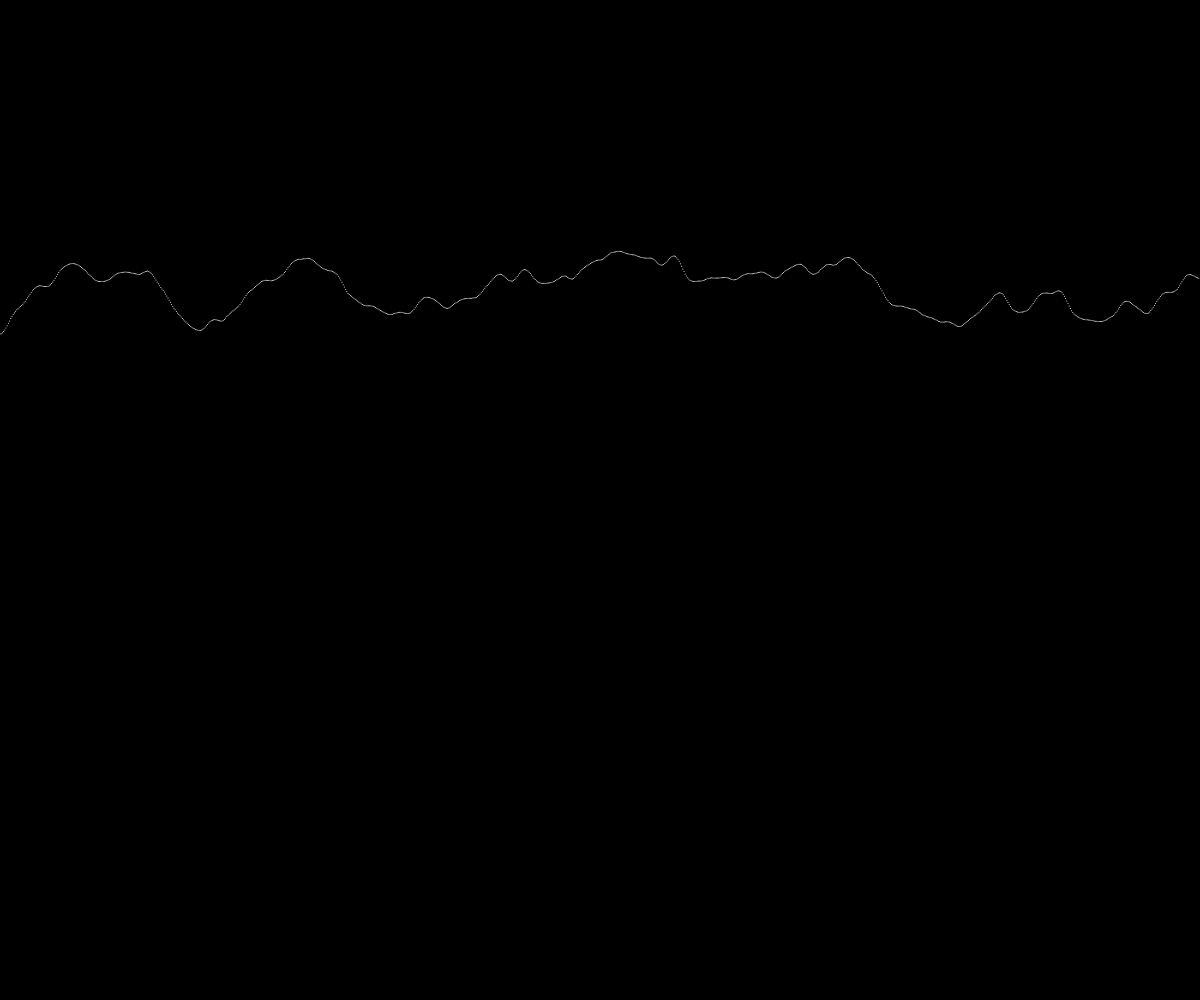
Frame 1 (no input)
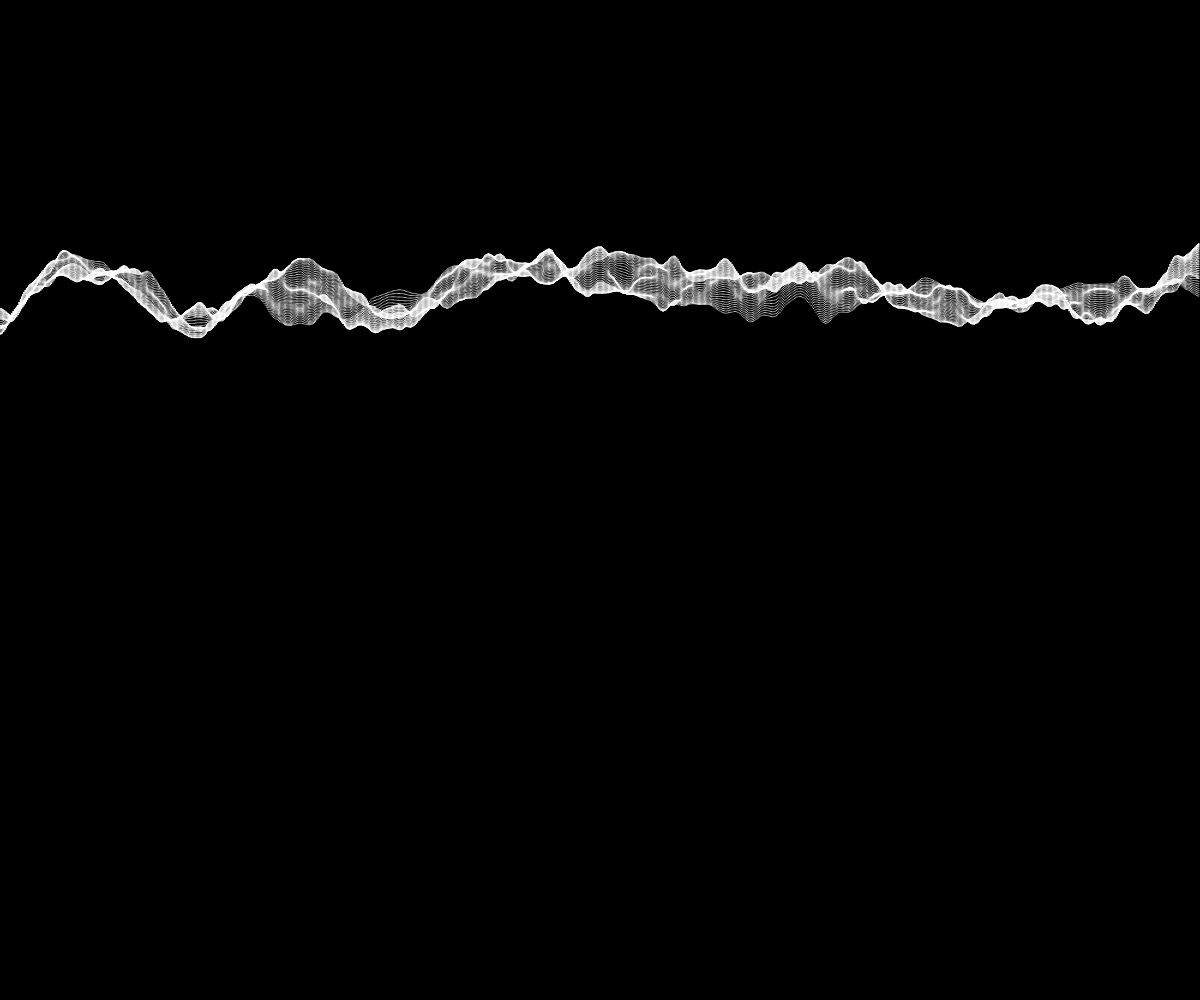
Frame 60 (no input)
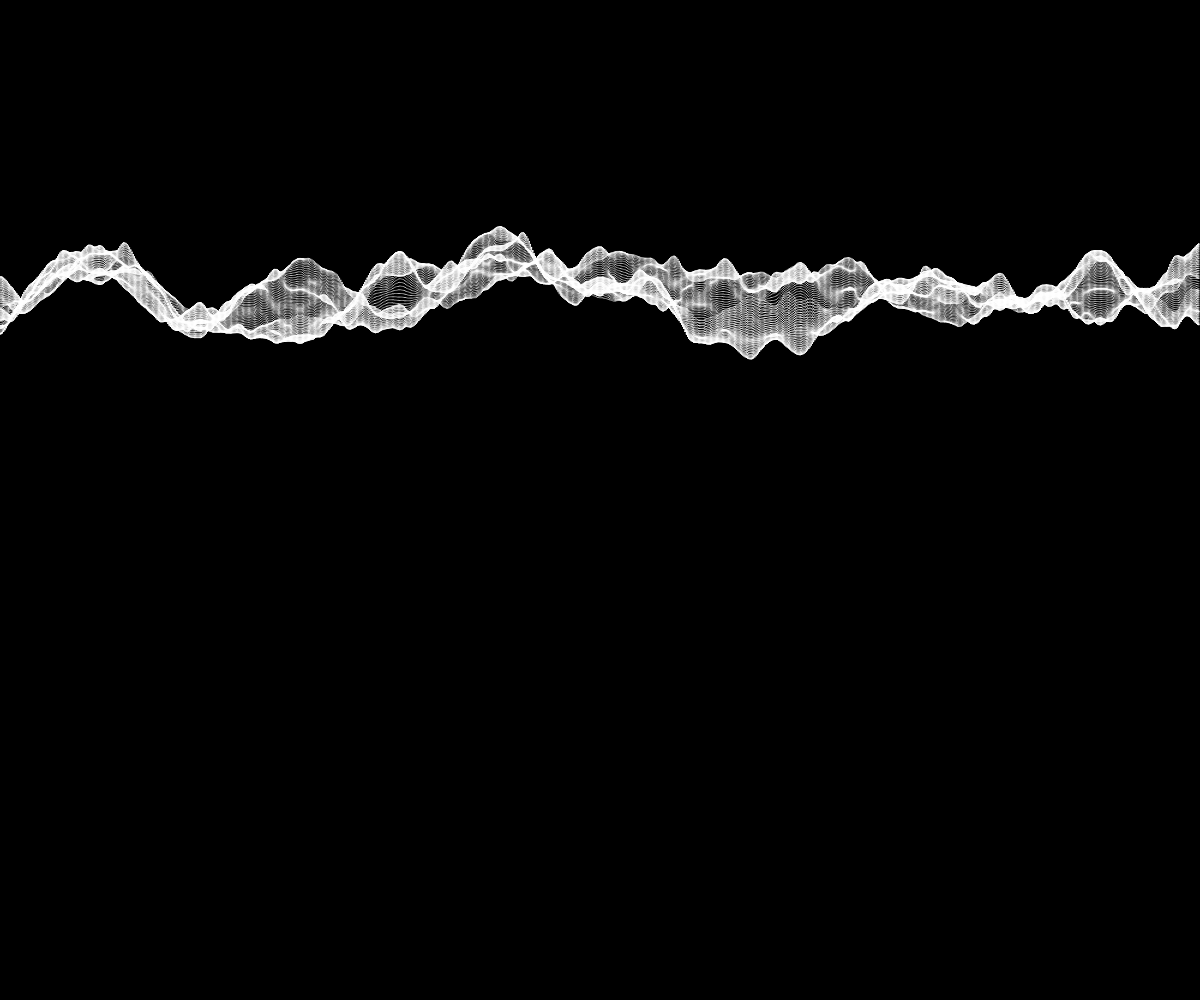
Frame 120 (the mouse pressed at the canvas centre since frame 60)

The p5.js sketch that drew these frames (run headless with seeded random() and noise() and a simulated clock; from frame 60 on, the mouse is pressed at the canvas centre):

// p5.js sketch
// ── sketch.js
// let g;
// let o;
// let u;
// let p;

function setup() {
    createCanvas(windowWidth, windowHeight);
    colorMode(RGB, 255, 255, 255);
  
    x=width/2;
    y=height/2;
    
    background(0);
   
  }
  
    function draw() {
    w = width;
    h = height; 
      
    push();
    translate(0, h / 5);
    let num = 1000;
    for (let a = 0; a < num; a = a + 1) {
      let x = a * width / num;
      let y = noise(x/100, frameCount/90) * 200;
      //fill((frameCount + a * 6) % 360, 80, 300, 50);
      fill(255);
      noStroke();
      ellipse(x, y,1,1);
    }
    pop();
  }
  
